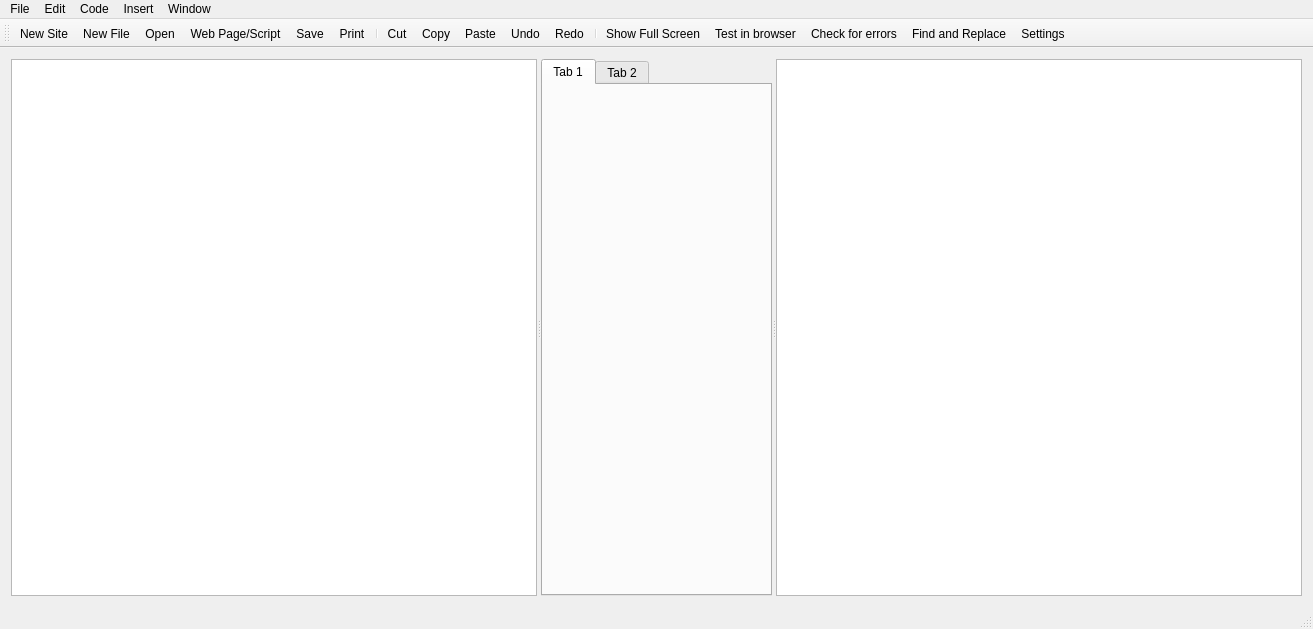
<?xml version="1.0" encoding="UTF-8"?>
<ui version="4.0">
 <class>Editor</class>
 <widget class="QMainWindow" name="Editor">
  <property name="geometry">
   <rect>
    <x>0</x>
    <y>0</y>
    <width>1313</width>
    <height>629</height>
   </rect>
  </property>
  <property name="windowTitle">
   <string>Editor</string>
  </property>
  <widget class="QWidget" name="centralWidget">
   <layout class="QHBoxLayout" name="horizontalLayout">
    <item>
     <widget class="QSplitter" name="splitter">
      <property name="orientation">
       <enum>Qt::Horizontal</enum>
      </property>
      <widget class="QTreeView" name="treeView"/>
      <widget class="QTabWidget" name="tabWidget">
       <property name="tabShape">
        <enum>QTabWidget::Rounded</enum>
       </property>
       <property name="currentIndex">
        <number>0</number>
       </property>
       <widget class="QWidget" name="tab">
        <attribute name="title">
         <string>Tab 1</string>
        </attribute>
        <layout class="QVBoxLayout" name="verticalLayout"/>
       </widget>
       <widget class="QWidget" name="tab_2">
        <attribute name="title">
         <string>Tab 2</string>
        </attribute>
       </widget>
      </widget>
      <widget class="QListWidget" name="listWidget"/>
     </widget>
    </item>
   </layout>
  </widget>
  <widget class="QMenuBar" name="menuBar">
   <property name="geometry">
    <rect>
     <x>0</x>
     <y>0</y>
     <width>1313</width>
     <height>18</height>
    </rect>
   </property>
   <widget class="QMenu" name="menuFile">
    <property name="title">
     <string>File</string>
    </property>
    <widget class="QMenu" name="menuSave_As">
     <property name="title">
      <string>Save As</string>
     </property>
     <addaction name="actionHTML_Page"/>
     <addaction name="actionTemplate"/>
    </widget>
    <addaction name="actionNew_Site"/>
    <addaction name="actionNew_File"/>
    <addaction name="actionOpen"/>
    <addaction name="menuSave_As"/>
    <addaction name="actionSave"/>
    <addaction name="actionPrint"/>
   </widget>
   <widget class="QMenu" name="menuEdit">
    <property name="title">
     <string>Edit</string>
    </property>
    <addaction name="actionCut"/>
    <addaction name="actionCopy"/>
    <addaction name="actionPaste"/>
    <addaction name="actionSelect_All"/>
    <addaction name="actionUndo"/>
    <addaction name="actionRedo"/>
    <addaction name="separator"/>
    <addaction name="actionSettings"/>
   </widget>
   <widget class="QMenu" name="menuCode">
    <property name="title">
     <string>Code</string>
    </property>
    <addaction name="actionTest_in_browser"/>
    <addaction name="actionCheck_for_errors"/>
    <addaction name="actionFind_and_Replace"/>
    <addaction name="actionShow_Full_Screen"/>
    <addaction name="actionGet_Source"/>
   </widget>
   <widget class="QMenu" name="menuWindow">
    <property name="title">
     <string>Window</string>
    </property>
    <addaction name="actionFile_Tree_View"/>
    <addaction name="actionCode_Editor"/>
    <addaction name="actionError_List"/>
   </widget>
   <widget class="QMenu" name="menuInsert">
    <property name="title">
     <string>Insert</string>
    </property>
    <widget class="QMenu" name="menuForm_Element">
     <property name="title">
      <string>Form Element</string>
     </property>
     <addaction name="actionForm"/>
     <addaction name="separator"/>
     <addaction name="actionText_Field"/>
     <addaction name="actionTextarea"/>
     <addaction name="actionCheckbox"/>
     <addaction name="actionRadio_Button"/>
     <addaction name="actionRadio_Group"/>
     <addaction name="actionSelect_Box"/>
     <addaction name="actionFile_Upload_field"/>
     <addaction name="actionButton"/>
     <addaction name="actionHidden_field"/>
     <addaction name="actionTable"/>
    </widget>
    <addaction name="actionTag"/>
    <addaction name="actionImage"/>
    <addaction name="menuForm_Element"/>
    <addaction name="actionHyperlink"/>
   </widget>
   <addaction name="menuFile"/>
   <addaction name="menuEdit"/>
   <addaction name="menuCode"/>
   <addaction name="menuInsert"/>
   <addaction name="menuWindow"/>
  </widget>
  <widget class="QStatusBar" name="statusBar"/>
  <widget class="QToolBar" name="toolBar">
   <property name="windowTitle">
    <string>toolBar</string>
   </property>
   <attribute name="toolBarArea">
    <enum>TopToolBarArea</enum>
   </attribute>
   <attribute name="toolBarBreak">
    <bool>false</bool>
   </attribute>
   <addaction name="actionNew_Site"/>
   <addaction name="actionNew_File"/>
   <addaction name="actionOpen"/>
   <addaction name="actionHTML_Page"/>
   <addaction name="actionSave"/>
   <addaction name="actionPrint"/>
   <addaction name="separator"/>
   <addaction name="actionCut"/>
   <addaction name="actionCopy"/>
   <addaction name="actionPaste"/>
   <addaction name="actionUndo"/>
   <addaction name="actionRedo"/>
   <addaction name="separator"/>
   <addaction name="actionShow_Full_Screen"/>
   <addaction name="actionTest_in_browser"/>
   <addaction name="actionCheck_for_errors"/>
   <addaction name="actionFind_and_Replace"/>
   <addaction name="actionSettings"/>
  </widget>
  <action name="actionOpen">
   <property name="icon">
    <iconset resource="images.qrc">
     <normaloff>:/images/openicon.png</normaloff>:/images/openicon.png</iconset>
   </property>
   <property name="text">
    <string>Open...</string>
   </property>
  </action>
  <action name="actionOpen_From_Template">
   <property name="text">
    <string>Open From Template</string>
   </property>
  </action>
  <action name="actionSave">
   <property name="icon">
    <iconset resource="images.qrc">
     <normaloff>:/images/saveicon.png</normaloff>:/images/saveicon.png</iconset>
   </property>
   <property name="text">
    <string>Save</string>
   </property>
  </action>
  <action name="actionCut">
   <property name="icon">
    <iconset resource="images.qrc">
     <normaloff>:/images/cuticon.png</normaloff>:/images/cuticon.png</iconset>
   </property>
   <property name="text">
    <string>Cut</string>
   </property>
  </action>
  <action name="actionCopy">
   <property name="icon">
    <iconset resource="images.qrc">
     <normaloff>:/images/copyicon.png</normaloff>:/images/copyicon.png</iconset>
   </property>
   <property name="text">
    <string>Copy</string>
   </property>
  </action>
  <action name="actionTest_in_browser">
   <property name="icon">
    <iconset resource="images.qrc">
     <normaloff>:/images/previewicon.png</normaloff>:/images/previewicon.png</iconset>
   </property>
   <property name="text">
    <string>Test in browser</string>
   </property>
  </action>
  <action name="actionCheck_for_errors">
   <property name="icon">
    <iconset resource="images.qrc">
     <normaloff>:/images/checkforerrorsicon.png</normaloff>:/images/checkforerrorsicon.png</iconset>
   </property>
   <property name="text">
    <string>Check for errors</string>
   </property>
  </action>
  <action name="actionHTML_Page">
   <property name="icon">
    <iconset resource="images.qrc">
     <normaloff>:/images/saveasicon.png</normaloff>:/images/saveasicon.png</iconset>
   </property>
   <property name="text">
    <string>Web Page/Script...</string>
   </property>
  </action>
  <action name="actionTemplate">
   <property name="text">
    <string>Template...</string>
   </property>
  </action>
  <action name="actionPaste">
   <property name="icon">
    <iconset resource="images.qrc">
     <normaloff>:/images/pasteicon.png</normaloff>:/images/pasteicon.png</iconset>
   </property>
   <property name="text">
    <string>Paste</string>
   </property>
  </action>
  <action name="actionSelect_All">
   <property name="text">
    <string>Select All</string>
   </property>
  </action>
  <action name="actionUndo">
   <property name="icon">
    <iconset resource="images.qrc">
     <normaloff>:/images/undoicon.png</normaloff>:/images/undoicon.png</iconset>
   </property>
   <property name="text">
    <string>Undo</string>
   </property>
  </action>
  <action name="actionRedo">
   <property name="icon">
    <iconset resource="images.qrc">
     <normaloff>:/images/redoicon.png</normaloff>:/images/redoicon.png</iconset>
   </property>
   <property name="text">
    <string>Redo</string>
   </property>
  </action>
  <action name="actionNew_Site">
   <property name="icon">
    <iconset resource="images.qrc">
     <normaloff>:/images/newsiteicon.png</normaloff>:/images/newsiteicon.png</iconset>
   </property>
   <property name="text">
    <string>New Site...</string>
   </property>
  </action>
  <action name="actionNew_File">
   <property name="icon">
    <iconset resource="images.qrc">
     <normaloff>:/images/newfile.png</normaloff>:/images/newfile.png</iconset>
   </property>
   <property name="text">
    <string>New File...</string>
   </property>
  </action>
  <action name="actionPrint">
   <property name="icon">
    <iconset resource="images.qrc">
     <normaloff>:/images/printicon.png</normaloff>:/images/printicon.png</iconset>
   </property>
   <property name="text">
    <string>Print...</string>
   </property>
  </action>
  <action name="actionFind_and_Replace">
   <property name="icon">
    <iconset resource="images.qrc">
     <normaloff>:/images/findandreplaceicon.png</normaloff>:/images/findandreplaceicon.png</iconset>
   </property>
   <property name="text">
    <string>Find and Replace...</string>
   </property>
  </action>
  <action name="actionSettings">
   <property name="icon">
    <iconset resource="images.qrc">
     <normaloff>:/images/settingsicon.png</normaloff>:/images/settingsicon.png</iconset>
   </property>
   <property name="text">
    <string>Settings...</string>
   </property>
  </action>
  <action name="actionFile_Tree_View">
   <property name="checkable">
    <bool>true</bool>
   </property>
   <property name="checked">
    <bool>true</bool>
   </property>
   <property name="text">
    <string>File View</string>
   </property>
  </action>
  <action name="actionCode_Editor">
   <property name="checkable">
    <bool>true</bool>
   </property>
   <property name="checked">
    <bool>true</bool>
   </property>
   <property name="text">
    <string>Code Editor</string>
   </property>
  </action>
  <action name="actionError_List">
   <property name="checkable">
    <bool>true</bool>
   </property>
   <property name="checked">
    <bool>true</bool>
   </property>
   <property name="text">
    <string>Error List</string>
   </property>
  </action>
  <action name="actionShow_Full_Screen">
   <property name="icon">
    <iconset resource="images.qrc">
     <normaloff>:/images/expandicon.png</normaloff>:/images/expandicon.png</iconset>
   </property>
   <property name="text">
    <string>Show Full Screen</string>
   </property>
  </action>
  <action name="actionTag">
   <property name="text">
    <string>Tag...</string>
   </property>
  </action>
  <action name="actionImage">
   <property name="text">
    <string>Image...</string>
   </property>
  </action>
  <action name="actionForm">
   <property name="text">
    <string>Form...</string>
   </property>
  </action>
  <action name="actionText_Field">
   <property name="text">
    <string>Text Field...</string>
   </property>
  </action>
  <action name="actionTextarea">
   <property name="text">
    <string>Textarea...</string>
   </property>
  </action>
  <action name="actionCheckbox">
   <property name="text">
    <string>Checkbox...</string>
   </property>
  </action>
  <action name="actionRadio_Button">
   <property name="text">
    <string>Radio Button...</string>
   </property>
  </action>
  <action name="actionRadio_Group">
   <property name="text">
    <string>Radio Group...</string>
   </property>
  </action>
  <action name="actionSelect_Box">
   <property name="text">
    <string>Select Box...</string>
   </property>
  </action>
  <action name="actionFile_Upload_field">
   <property name="text">
    <string>File Upload field...</string>
   </property>
  </action>
  <action name="actionButton">
   <property name="text">
    <string>Button...</string>
   </property>
  </action>
  <action name="actionHidden_field">
   <property name="text">
    <string>Hidden field...</string>
   </property>
  </action>
  <action name="actionTable">
   <property name="text">
    <string>Table...</string>
   </property>
  </action>
  <action name="actionHyperlink">
   <property name="text">
    <string>Hyperlink...</string>
   </property>
  </action>
  <action name="actionGet_Source">
   <property name="text">
    <string>Get Source...</string>
   </property>
  </action>
 </widget>
 <layoutdefault spacing="6" margin="11"/>
 <resources>
  <include location="images.qrc"/>
 </resources>
 <connections/>
</ui>
